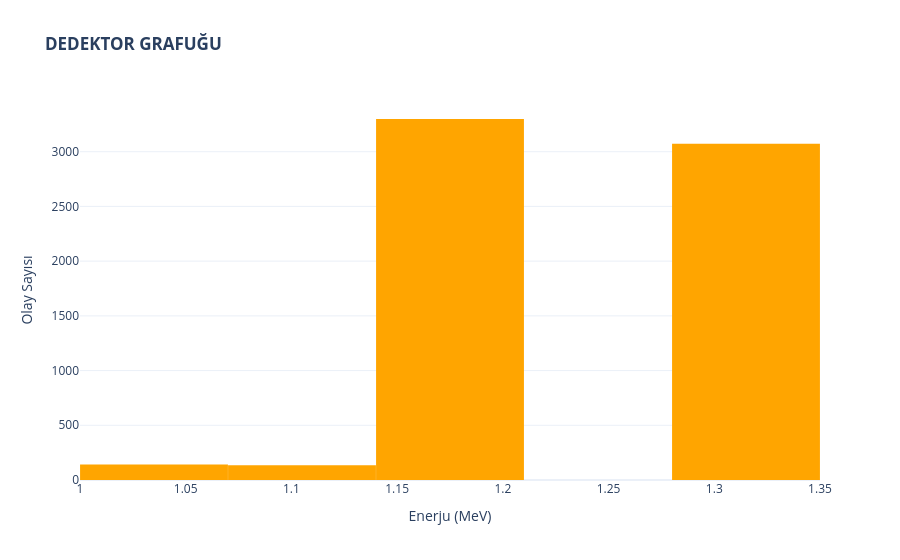

Notebook source saved alongside this figure:
### Code cell
import plotly.graph_objects as go

# Grafik Çerçevesini Oluştur
fig = go.Figure()

# Histogramı Ekle
fig.add_trace(go.Histogram(
    x=events["Enerji_MeV"],
    xbins=dict( # Kutucuk ayarları (0 ile 7 arası, 0.07 genişliğinde)
        start=1,
        end=7,
        size=0.07
    ),
    marker_color='orange', # Renk
    opacity=1,
    name='Simülasyon'
))

# Profesyonel Görünüm Ayarları
fig.update_layout(
    title_text='<b>DEDEKTOR GRAFUĞU</b>', # Kalın Başlık
    xaxis_title_text='Enerju (MeV)',
    yaxis_title_text='Olay Sayısı',
    bargap=0.001, # Çubuklar arası boşluk
    template="plotly_white", # Bilimsel beyaz tema
    hovermode="x unified" # Mouse ile gezince tüm bilgiyi göster
)

# Grafiği Göster
fig.show()

### Figure 1 — Plotly figure (JSON) as saved in the notebook; plotly's stock layout.template omitted (floating-point values rounded to 4 significant figures; data arrays with more than 128 entries replaced by an {"elided": "..."} marker saying what was removed)
{"data": [{"marker": {"color": "orange"}, "name": "Simülasyon", "opacity": 1, "type": "histogram", "x": {"elided": "9052 float values"}, "xbins": {"end": 7, "size": 0.07, "start": 1}}], "layout": {"bargap": 0.001, "hovermode": "x unified", "title": {"text": "<b>DEDEKTOR GRAFUĞU</b>"}, "xaxis": {"title": {"text": "Enerju (MeV)"}}, "yaxis": {"title": {"text": "Olay Sayısı"}}}}
